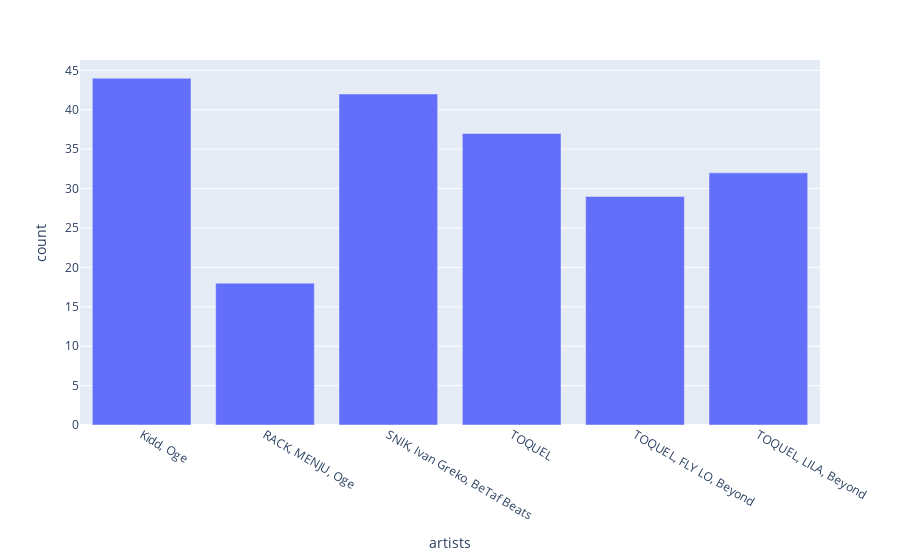

The notebook cell saved with this chart:
### Code cell
fig2=px.bar(most_in_top10,x='artists',y='count')
fig2

### Figure 1 — Plotly figure (JSON) as saved in the notebook; plotly's stock layout.template omitted (floating-point values rounded to 4 significant figures)
{"data": [{"alignmentgroup": "True", "hovertemplate": "artists=%{x}<br>count=%{y}<extra></extra>", "legendgroup": "", "marker": {"color": "#636efa", "pattern": {"shape": ""}}, "name": "", "offsetgroup": "", "orientation": "v", "showlegend": false, "textposition": "auto", "type": "bar", "x": ["Kidd, Oge", "RACK, MENJU, Oge", "SNIK, Ivan Greko, BeTaf Beats", "TOQUEL", "TOQUEL, FLY LO, Beyond", "TOQUEL, LILA, Beyond"], "xaxis": "x", "y": [44, 18, 42, 37, 29, 32], "yaxis": "y"}], "layout": {"barmode": "relative", "legend": {"tracegroupgap": 0}, "margin": {"t": 60}, "xaxis": {"anchor": "y", "domain": [0, 1], "title": {"text": "artists"}}, "yaxis": {"anchor": "x", "domain": [0, 1], "title": {"text": "count"}}}}
